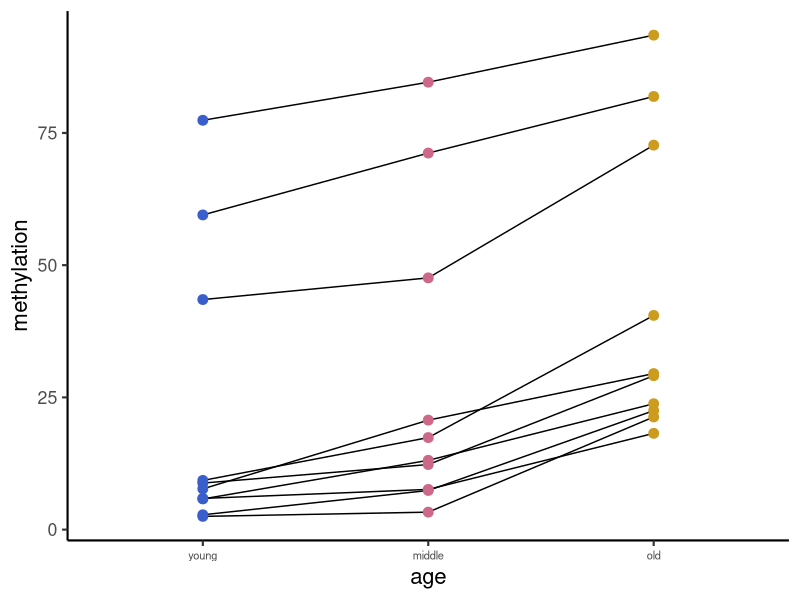

The R script that drew this image:
## ---- chunk 1
library(tidyverse)
library(magrittr)
library(conflicted)

filter <- dplyr::filter

knitr::opts_chunk$set(echo = TRUE)
## ---- chunk 2
read_tsv('grouped_line_scatter_plot_example.txt') -> data
## ---- chunk 3
# First, the data is not skinny; young, middle, and old are the same variable,
# so you need to gather them together
data %>%
  gather(age, mean, young:old) %>%
# And set the ages as factors so they're ordered correctly on the plot
  mutate(age = factor(age, levels = c('young', 'middle', 'old'))) %>%

# Plot! Age on the x-axis, mean methylation on the y-axis and group by either 
# the location (what I did here), or the gene would be another option. The group
# aesthetic will make the lines run horizontally across the groups, rather than
# connecting everything in the x-axis variables together
ggplot(aes(x = age, y = mean, group = chr_base)) +
  geom_line() +
# It doesn't matter very much what order you put the line and point geoms in, 
# but if you put point after line the points will sit on top of the lines which 
# I think looks better.
  geom_point(size = 3, aes(color = age)) +
# change the point colors for fun
  scale_color_manual(values = c('royalblue3', 'palevioletred3', 'goldenrod3')) +
  labs(x = 'age', y = 'methylation') +
  theme_classic(base_size = 16)+
  theme(axis.text.x = element_text(size = 8),
        legend.position = 'none') 
